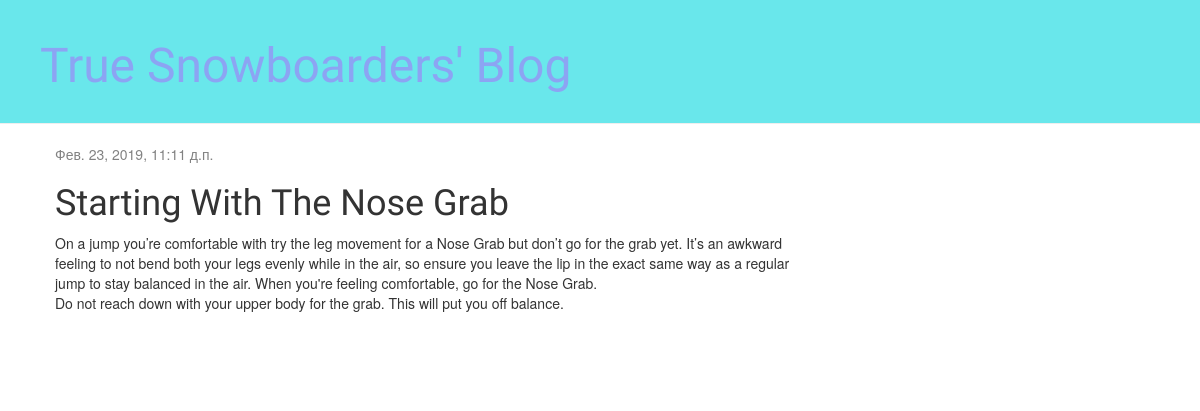
/post/3/, run on an earlier commit of the app's database.
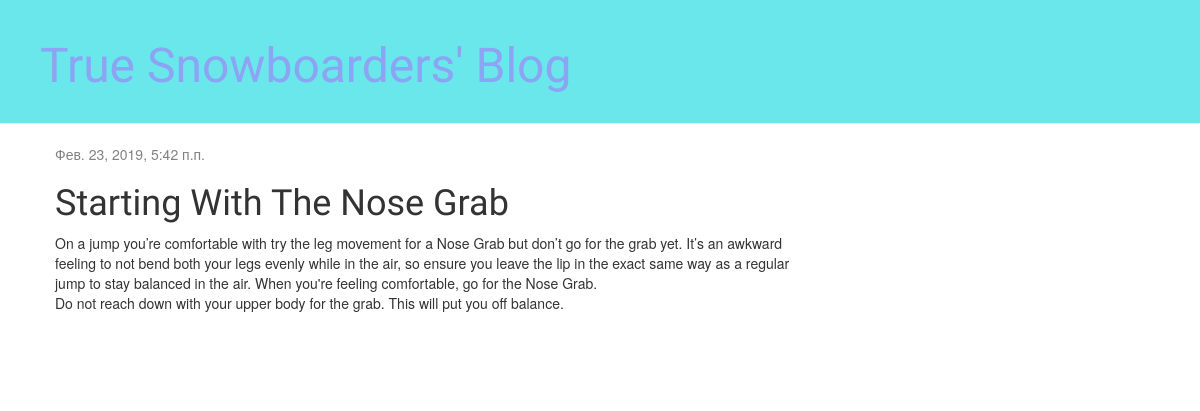
And on a later commit of the database.
### blog/models.py (models this page shows, shortened)
class Post(models.Model):
    author = models.ForeignKey(settings.AUTH_USER_MODEL, on_delete=models.CASCADE)
    title = models.CharField(max_length=200)
    text = models.TextField()
    created_date = models.DateTimeField(default=timezone.now)
    published_date = models.DateTimeField(blank=True, null=True)
    image = models.TextField()

### blog/views.py (the view)
# urls.py: path('post/<int:pk>/', views.post_detail, name='post_detail'),
def post_detail(request, pk):
    post = get_object_or_404(Post, pk=pk)
    return render(request, 'blog/post_detail.html', {'post': post})

### blog/templates/blog/post_detail.html (shortened to what this page needs)
{% extends 'blog/base.html' %}
{% block content %}
    <div class="post">
        {% if post.published_date %}
            <div class="date">
                {{ post.published_date }}
            </div>
        {% endif %}
        <h1>{{ post.title }}</h1>
        <p>{{ post.text|linebreaksbr }}</p>
    </div>
{% endblock %}

What changed in the data, as far as the page shows it:
changed Post "Starting With The Nose Grab": published_date "Фев. 23, 2019, 11:11 д.п." → "Фев. 23, 2019, 5:42 п.п."
